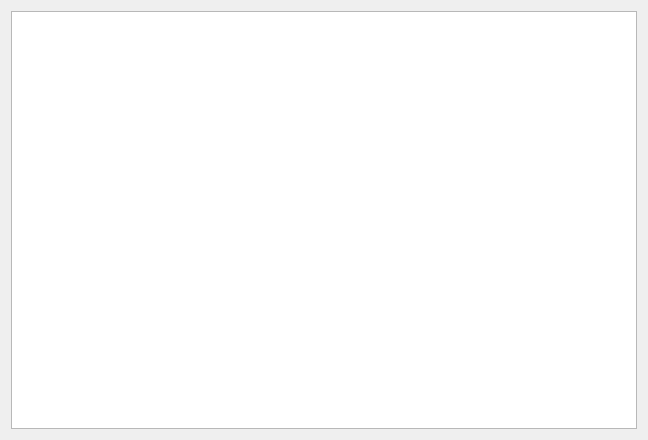
<?xml version="1.0" encoding="UTF-8"?>
<ui version="4.0">
 <class>CommandFilesWidget</class>
 <widget class="QWidget" name="CommandFilesWidget">
  <property name="geometry">
   <rect>
    <x>0</x>
    <y>0</y>
    <width>648</width>
    <height>440</height>
   </rect>
  </property>
  <property name="windowTitle">
   <string>Form</string>
  </property>
  <layout class="QGridLayout" name="gridLayout">
   <item row="0" column="0">
    <widget class="QTableView" name="FilesTable">
     <property name="styleSheet">
      <string notr="true">selection-color: black; selection-background-color: rgba(30, 144, 255, 100);</string>
     </property>
     <property name="sizeAdjustPolicy">
      <enum>QAbstractScrollArea::AdjustToContentsOnFirstShow</enum>
     </property>
     <property name="editTriggers">
      <set>QAbstractItemView::NoEditTriggers</set>
     </property>
     <property name="selectionMode">
      <enum>QAbstractItemView::SingleSelection</enum>
     </property>
     <property name="selectionBehavior">
      <enum>QAbstractItemView::SelectRows</enum>
     </property>
     <property name="wordWrap">
      <bool>false</bool>
     </property>
     <property name="cornerButtonEnabled">
      <bool>false</bool>
     </property>
     <attribute name="horizontalHeaderVisible">
      <bool>true</bool>
     </attribute>
     <attribute name="horizontalHeaderDefaultSectionSize">
      <number>70</number>
     </attribute>
     <attribute name="horizontalHeaderHighlightSections">
      <bool>false</bool>
     </attribute>
     <attribute name="verticalHeaderDefaultSectionSize">
      <number>19</number>
     </attribute>
     <attribute name="verticalHeaderHighlightSections">
      <bool>false</bool>
     </attribute>
    </widget>
   </item>
  </layout>
 </widget>
 <resources/>
 <connections/>
</ui>
